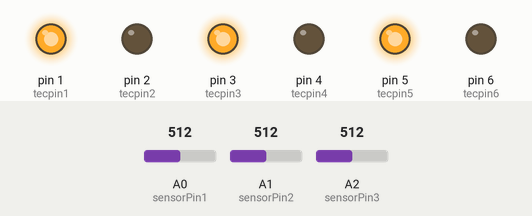
Simulated run of this sketch. Board: Arduino Uno, built with avr-gcc and run on an emulated ATmega328P. Shown: output pins drawn as LEDs (lit = HIGH). Inputs (shaded band) come from the test bench; at power-on: A0 (sensorPin1) = 512, A1 (sensorPin2) = 512, A2 (sensorPin3) = 512.

Above: at 0.1 s.
Timing chart, 0 to 1.6 s (numbered marks = the images above):
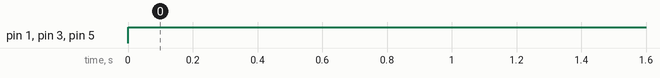

The sketch:

Prosthetic_Socket_Algorithm_2.0.ino
```cpp
  int sensorPin1 = A0;    // select the input pin for temp ic           -------->  TOP
  int sensorPin2 = A1;    // select the input pin for temp ic           -------->  MIDDLE
  int sensorPin3 = A2;    // select the input pin for temp ic           -------->  BOTTOM
  int sensorValue = 0;


  int tecpin1 = 1;      // select the pin for the tec1           -------->  TOP
  int tecpin2 = 2;      // select the pin for the tec1           -------->  TOP
  int tecpin3 = 3;      // select the pin for the tec2           -------->  MIDDLE
  int tecpin4 = 4;      // select the pin for the tec2           -------->  MIDDLE
  int tecpin5 = 5;      // select the pin for the tec3           -------->  BOTTOM
  int tecpin6 = 6;      // select the pin for the tec3           -------->  BOTTOM
#define aref_voltage 3.3         // we tie 3.3V to ARef and measure it with a multimeter!

void setup() {

  //declare tec's as outputs
  pinMode(tecpin1, OUTPUT);
  pinMode(tecpin2, OUTPUT);
  pinMode(tecpin3, OUTPUT);
  pinMode(tecpin4, OUTPUT);
  pinMode(tecpin5, OUTPUT);
  pinMode(tecpin6, OUTPUT);
}

void loop() {
  /////////////////TMP36'S

  sensorValue = analogRead(sensorPin1);
  if (A0 < 70) digitalWrite (tecpin1, HIGH) ; // 35 degrees fahrenheit
  if (A0 > 95) digitalWrite (tecpin2, HIGH) ; // 85 degrees fahrenheit
  else digitalWrite (tecpin1 & tecpin2, LOW);

  sensorValue = analogRead(sensorPin2);
  if (A1 < 70) digitalWrite (tecpin3, HIGH) ;
  if (A1 > 95) digitalWrite (tecpin4, HIGH) ;
  else digitalWrite (tecpin3 & tecpin4, LOW);


  sensorValue = analogRead(sensorPin3);
  if (A2 < 70) digitalWrite (tecpin5, HIGH) ;
  if (A2 > 95) digitalWrite (tecpin6, HIGH) ;
  else digitalWrite (tecpin5 & tecpin6, LOW);

}
```

Measured:
- by itself, pin 1 (tecpin1), pin 3 (tecpin3), pin 5 (tecpin5): LOW → HIGH at 0.00 s
